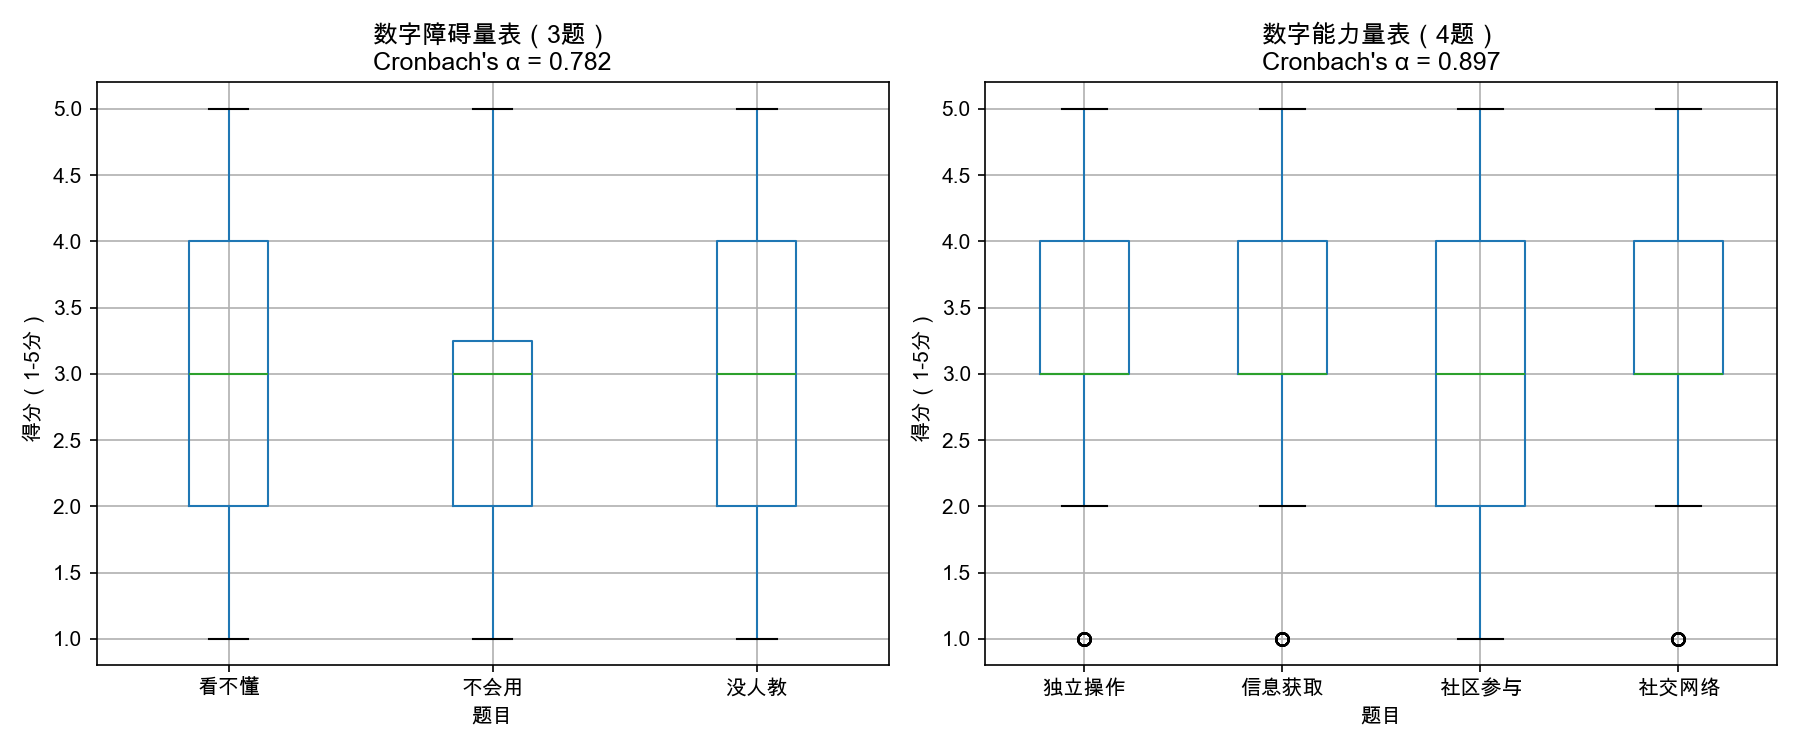

Reproduce this figure in Python.
# 李克特量表信度检验（两个独立量表）
# 量表1：数字障碍量表（3题）
# 量表2：数字能力量表（4题）

import numpy as np
import pandas as pd
import matplotlib.pyplot as plt

# 设置中文字体
plt.rcParams['font.sans-serif'] = ['Arial Unicode MS', 'SimHei', 'STHeiti']
plt.rcParams['axes.unicode_minus'] = False

# ============================================================
# 生成模拟数据（正式研究替换为真实问卷数据）
# ============================================================

np.random.seed(42)
n = 200

# 量表1：数字障碍（得分越高，障碍越大）
# 题目间有正相关（一个障碍高，其他障碍也高）
latent_obstacle = np.random.normal(0, 1, n)

obstacle_q1 = 3 + latent_obstacle * 0.8 + np.random.normal(0, 0.6, n)
obstacle_q2 = 3 + latent_obstacle * 0.8 + np.random.normal(0, 0.6, n)
obstacle_q3 = 3 + latent_obstacle * 0.8 + np.random.normal(0, 0.6, n)

# 量表2：数字能力（得分越高，能力越强）
# 题目间有正相关（一个能力强，其他能力也强）
latent_ability = np.random.normal(0, 1, n)

ability_q1 = 3 + latent_ability * 0.9 + np.random.normal(0, 0.5, n)
ability_q2 = 3 + latent_ability * 0.9 + np.random.normal(0, 0.5, n)
ability_q3 = 3 + latent_ability * 0.9 + np.random.normal(0, 0.5, n)
ability_q4 = 3 + latent_ability * 0.9 + np.random.normal(0, 0.5, n)

# 合并为DataFrame，限制1-5分
data = pd.DataFrame({
    # 数字障碍量表（3题）
    '障碍1_看不懂': np.clip(obstacle_q1, 1, 5).round(),
    '障碍2_不会用': np.clip(obstacle_q2, 1, 5).round(),
    '障碍3_没人教': np.clip(obstacle_q3, 1, 5).round(),
    # 数字能力量表（4题）
    '能力1_独立操作': np.clip(ability_q1, 1, 5).round(),
    '能力2_信息获取': np.clip(ability_q2, 1, 5).round(),
    '能力3_社区参与': np.clip(ability_q3, 1, 5).round(),
    '能力4_社交网络': np.clip(ability_q4, 1, 5).round(),
})

# ============================================================
# Cronbach's α 函数
# ============================================================

def cronbach_alpha(df):
    """计算Cronbach's α信度系数"""
    df = df.astype(float)
    item_variances = df.var(axis=0, ddof=1)
    total_variance = df.sum(axis=1).var(ddof=1)
    k = df.shape[1]
    return (k / (k - 1)) * (1 - item_variances.sum() / total_variance)

# ============================================================
# 分别计算两个量表的信度
# ============================================================

obstacle_items = data[['障碍1_看不懂', '障碍2_不会用', '障碍3_没人教']]
ability_items = data[['能力1_独立操作', '能力2_信息获取', '能力3_社区参与', '能力4_社交网络']]

alpha_obstacle = cronbach_alpha(obstacle_items)
alpha_ability = cronbach_alpha(ability_items)

print("=" * 60)
print("李克特量表信度检验（Cronbach's α）")
print("=" * 60)
print(f"\n量表1：数字障碍量表（3题）")
print(f"  Cronbach's α = {alpha_obstacle:.3f}")
print(f"  信度等级：{'良好' if alpha_obstacle >= 0.7 else '可接受' if alpha_obstacle >= 0.6 else '不足'}")

print(f"\n量表2：数字能力量表（4题）")
print(f"  Cronbach's α = {alpha_ability:.3f}")
print(f"  信度等级：{'良好' if alpha_ability >= 0.7 else '可接受' if alpha_ability >= 0.6 else '不足'}")

print("\n" + "=" * 60)
print("判断标准：")
print("  α ≥ 0.9 → 非常好")
print("  0.7 ≤ α < 0.9 → 良好")
print("  0.6 ≤ α < 0.7 → 可接受")
print("  α < 0.6 → 不足，需修订")

# ============================================================
# 绘制箱线图
# ============================================================

fig, axes = plt.subplots(1, 2, figsize=(12, 5))

# 左边：数字障碍量表
obstacle_items.boxplot(ax=axes[0])
axes[0].set_title(f'数字障碍量表（3题）\nCronbach\'s α = {alpha_obstacle:.3f}')
axes[0].set_ylabel('得分（1-5分）')
axes[0].set_xlabel('题目')
axes[0].set_xticklabels(['看不懂', '不会用', '没人教'])

# 右边：数字能力量表
ability_items.boxplot(ax=axes[1])
axes[1].set_title(f'数字能力量表（4题）\nCronbach\'s α = {alpha_ability:.3f}')
axes[1].set_ylabel('得分（1-5分）')
axes[1].set_xlabel('题目')
axes[1].set_xticklabels(['独立操作', '信息获取', '社区参与', '社交网络'])

plt.tight_layout()
plt.savefig('likert_reliability.png', dpi=150)
plt.show()

print("\n✅ 图表已保存: likert_reliability.png")
